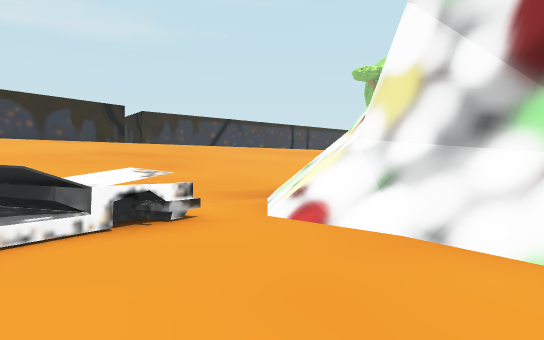
view 1 (above)

22 first-person views from a walk through a 3-D level made in the Godot game engine. The camera is 1.2 m above the floor, looks level and sees 70° across. The floor is counted in squares, 2 m on a side. Each view is taken from the middle of a square. On the plan, view 1 faces up. The plan holds only what a view shows up to about 11 squares ahead; the rest is blank. The place goes on beyond the plan.

view 2
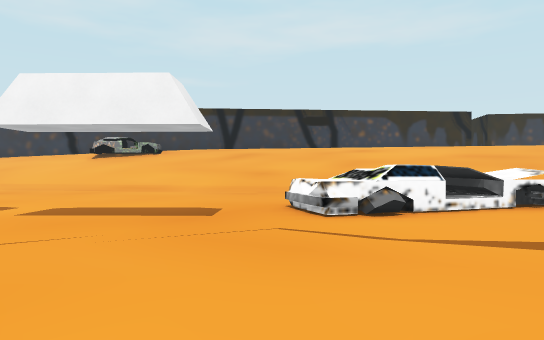

view 3
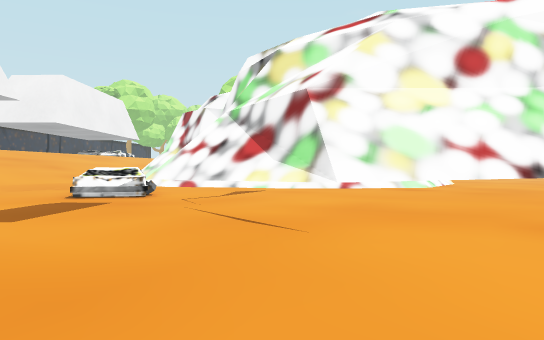

view 4
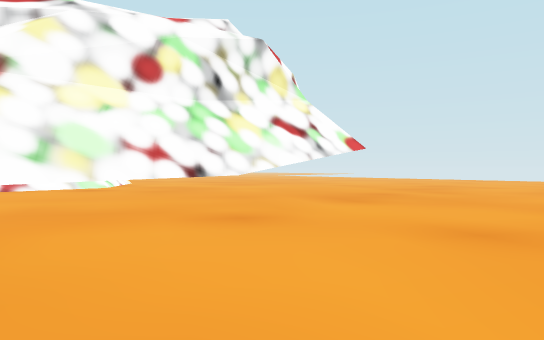

view 5
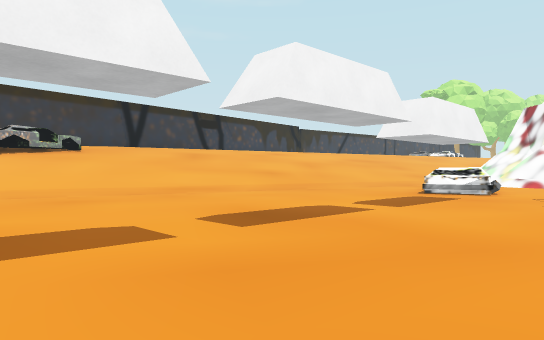

view 6
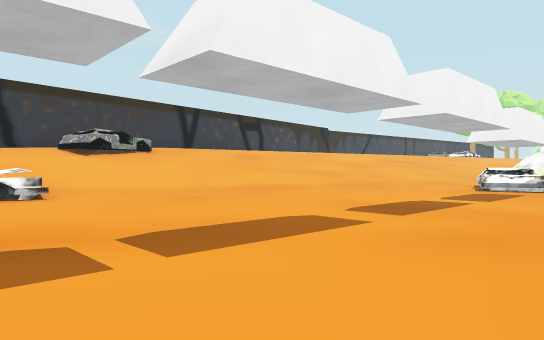

view 7
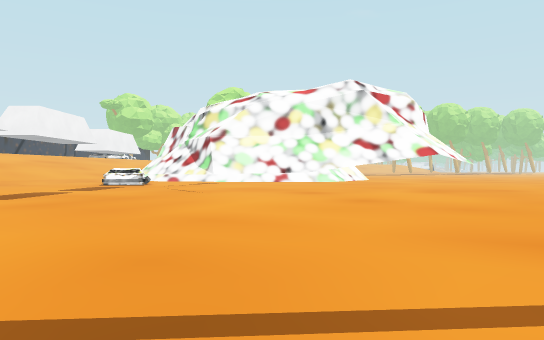

view 8
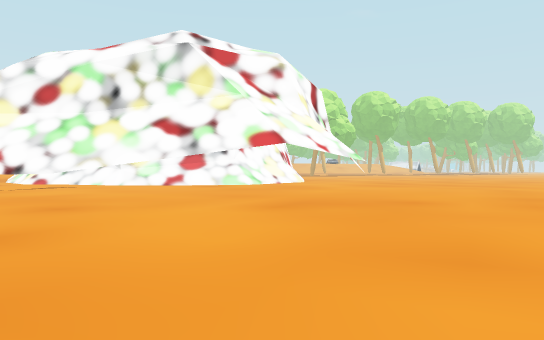

view 9
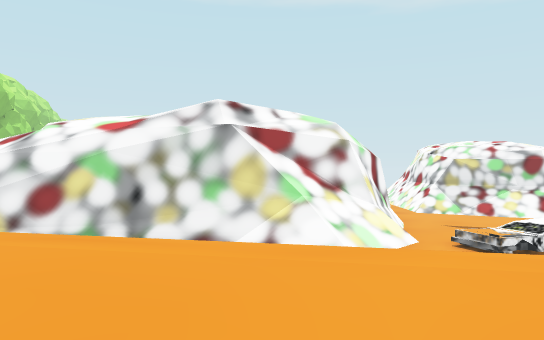

view 10
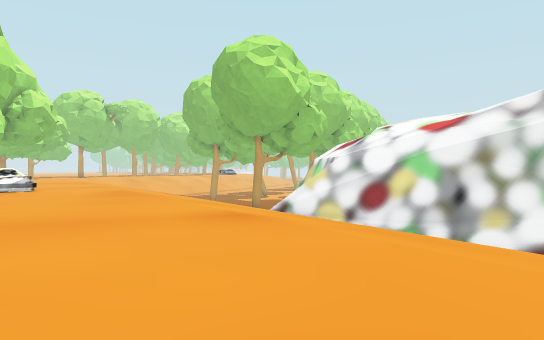

view 11
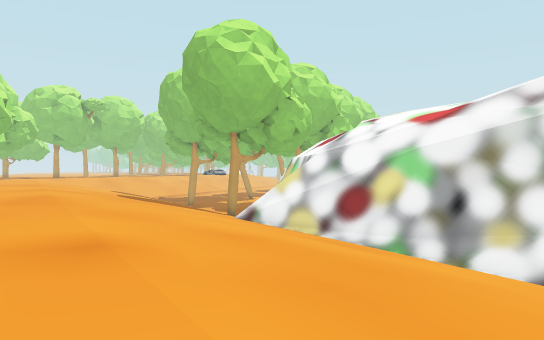

view 12
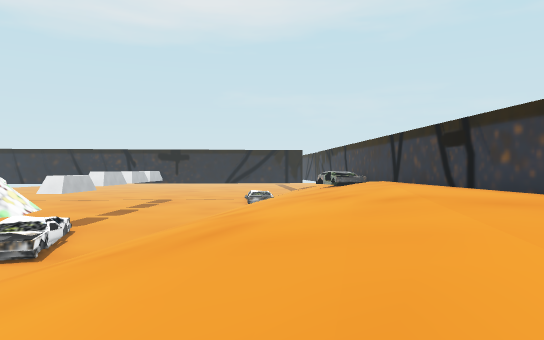

view 13
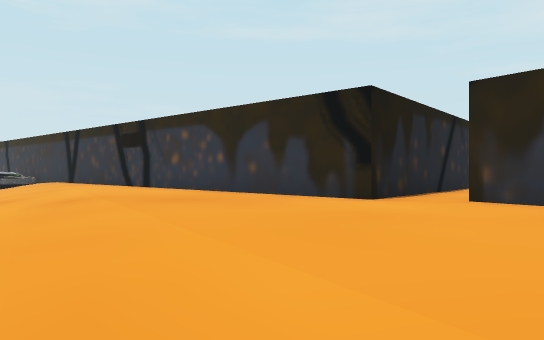

view 14
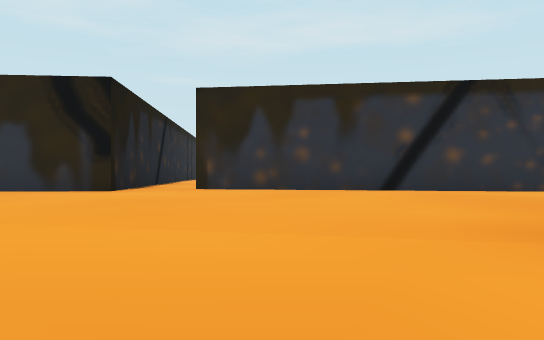

view 15
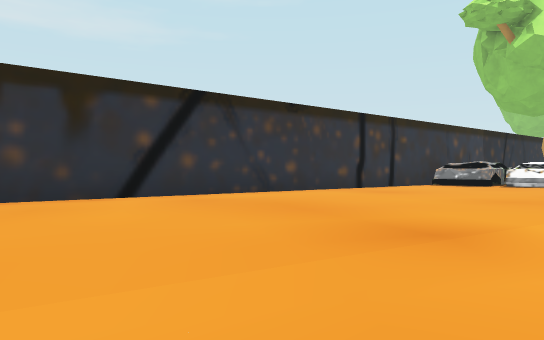

view 16
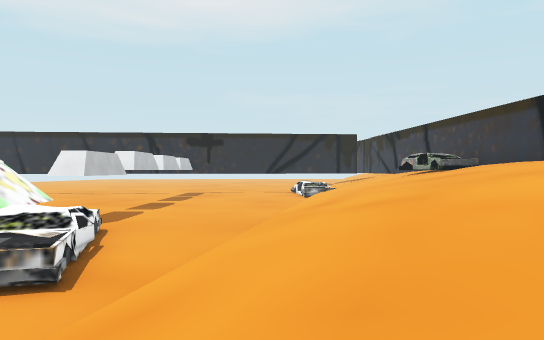

view 17
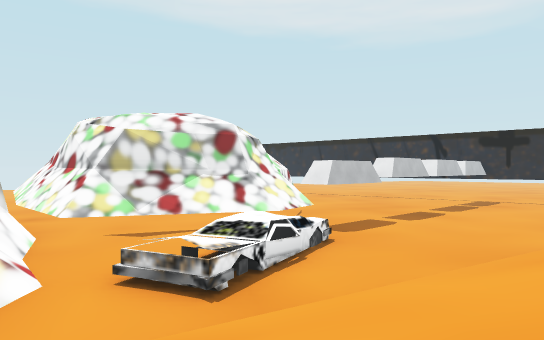

view 18
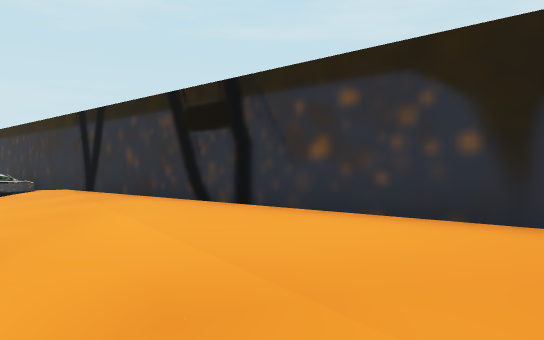

view 19
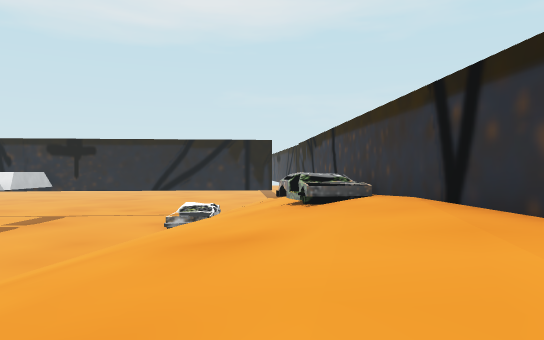

view 20
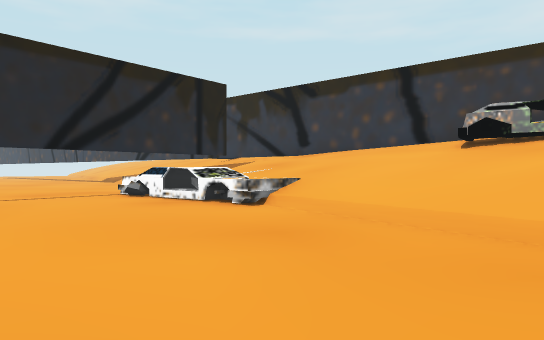

view 21
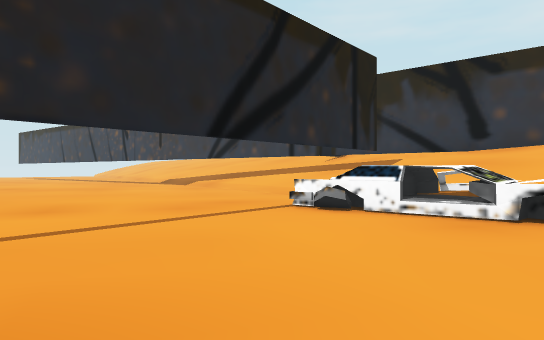

view 22
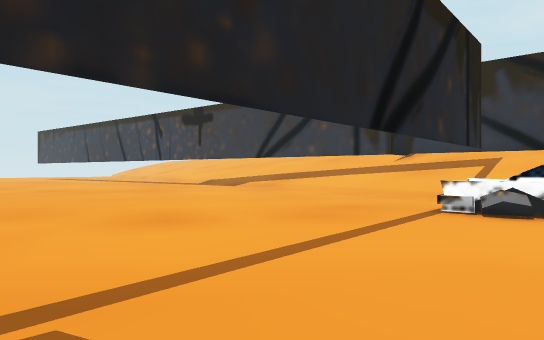

### Floor plan
Key: @ floor where view 1 was taken; # wall or solid block; . main floor; : floor 1.25 m higher than the main floor; + floor 3 m higher than the main floor; / step, stairs or slope; = window, fence, low wall or low ledge; ^ raised ledge; v drop or lower ground; T thing the floor can be seen under or through.
Columns run from 23 left of view 1 to 8 right of it. Each row starts with its distance up from view 1.
 25                         ####
 24                        ##++/v/
 23                       ##++++//
 22                      ##+++++++++
 21                    ###+++++++++/
 20             #++   ##++++++++++//
 19             ###++##+++++++++////
 18               ##++++++++++//////
 17                ##++++++++///////
 16                ##++++++/////////
 15               ##++++++/////////#
 14              ##+++++//////////##
 13              #+++++//////////##
 12             ##+++///////////##
 11            ##++////////////##
 10           ##++///////////####
  9          ##+////////////=##
  8         ##+//////////////#
  7        ##/////////////.//#
  6        #/////////////..//#
  5       ##///////////..^=//#
  4      ##///////////..^^../#
  3     ##/=////////...#^^...#
  2    ##/////////.....^^....##
  1   ##/////////.......^.^###v
  0  ##////////.........^#.@..#/
 -1  #////////.........^.......#
 -2 ##////=//..........#........
 -3 #/##/=:#...........#........
 -4 /////=/............^.........
 -5 ///................T.........
 -6 //..................T........
 -7 .....................TT.....
 -8 ........... ..........T... #...
 -9 ..........   ............ .....
-10 ........     ...................
-11 .......      ...................
-12 .....        ...............
-13 ....         ....  .... ....

Where each view was taken, in squares from view 1:
view 1: 0 up, 0 right, facing up
view 2: 3 down, 0 right, facing up-left
view 3: 7 down, 7 left, facing up-right
view 4: 7 down, 7 left, facing right
view 5: 8 down, 8 left, facing up
view 6: 9 down, 10 left, facing up
view 7: 13 down, 10 left, facing up-right
view 8: 13 down, 4 left, facing up-right
view 9: 16 up, 5 left, facing down-right
view 10: 16 up, 5 left, facing right
view 11: 15 up, 3 left, facing right
view 12: 15 up, 0 right, facing down-left
view 13: 15 up, 0 right, facing left
view 14: 14 up, 0 right, facing up-left
view 15: 14 up, 1 left, facing up
view 16: 10 up, 1 left, facing down-left
view 17: 10 up, 3 left, facing down
view 18: 12 up, 5 left, facing left
view 19: 10 up, 8 left, facing down-left
view 20: 1 down, 8 left, facing left
view 21: 5 down, 11 left, facing left
view 22: 7 down, 12 left, facing left
